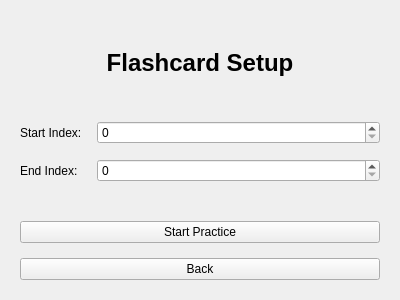
<?xml version="1.0" encoding="UTF-8"?>
<ui version="4.0">
 <class>FlashcardSetupWidget</class>
 <widget class="QWidget" name="FlashcardSetupWidget">
  <property name="geometry">
   <rect>
    <x>0</x>
    <y>0</y>
    <width>400</width>
    <height>300</height>
   </rect>
  </property>
  <layout class="QVBoxLayout" name="verticalLayout">
   <property name="spacing">
    <number>15</number>
   </property>
   <property name="margin">
    <number>20</number>
   </property>
   <item>
    <widget class="QLabel" name="titleLabel">
     <property name="text">
      <string>Flashcard Setup</string>
     </property>
     <property name="font">
      <font>
       <pointsize>18</pointsize>
       <weight>75</weight>
       <bold>true</bold>
      </font>
     </property>
     <property name="alignment">
      <set>Qt::AlignCenter</set>
     </property>
    </widget>
   </item>
   <item>
    <layout class="QFormLayout" name="formLayout">
     <item row="0" column="0">
      <widget class="QLabel" name="lowerBoundLabel">
       <property name="text">
        <string>Start Index:</string>
       </property>
      </widget>
     </item>
     <item row="0" column="1">
      <widget class="QSpinBox" name="lowerBoundSpin"/>
     </item>
     <item row="1" column="0">
      <widget class="QLabel" name="upperBoundLabel">
       <property name="text">
        <string>End Index:</string>
       </property>
      </widget>
     </item>
     <item row="1" column="1">
      <widget class="QSpinBox" name="upperBoundSpin"/>
     </item>
    </layout>
   </item>
   <item>
    <widget class="QPushButton" name="generateButton">
     <property name="text">
      <string>Start Practice</string>
     </property>
    </widget>
   </item>
   <item>
    <widget class="QPushButton" name="backButton">
     <property name="text">
      <string>Back</string>
     </property>
    </widget>
   </item>
  </layout>
 </widget>
 <resources/>
 <connections/>
</ui>
